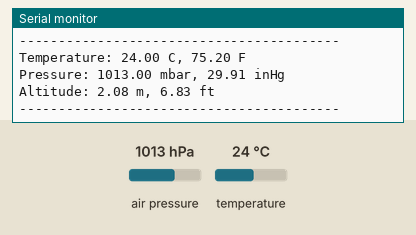
A sketch run on a simulated Arduino Leonardo, built with avr-gcc and run on an emulated ATmega32U4. Shown: the last lines printed to the serial monitor. Wiring (inferred from the names in the program): BMP180 pressure sensor at I2C address 0x77. The inputs (shaded band) are chosen by the test bench; at power-on: air pressure 1013 hPa, temperature 24 °C.

Above: at 6.3 s.
6.4 s: air pressure set to 952 hPa
At 7.2 s:
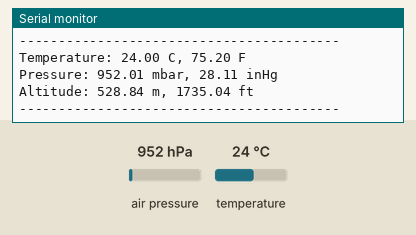
7.9 s: temperature set to 12 °C
9.4 s: air pressure set to 975 hPa
At 9.9 s:
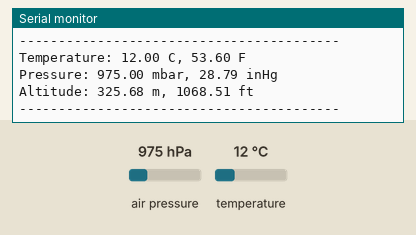
Timing chart, 0 to 12.4 s (numbered marks = the images above; inputs shaded):
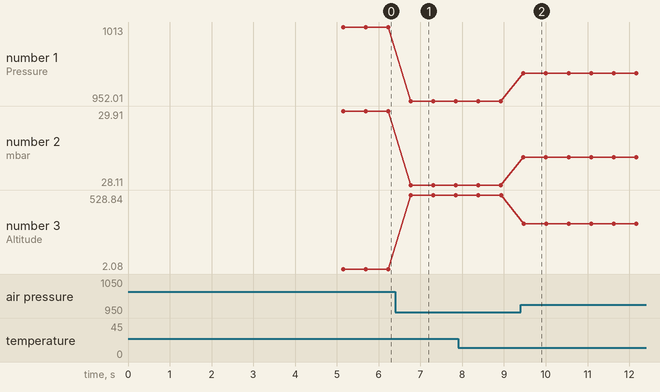

The sketch:

EjemploBMP180.ino
```cpp
/**********************************************************
  Bosch Pressure Sensor BMP085 / BMP180 readout routine
  for the Arduino platform.

  Compiled by Leo Nutz
  www.ALTDuino.de
**********************************************************/

#include <Wire.h>

#define ADDRESS_SENSOR 0x77                 // Sensor address PAGNI9NA 20

int16_t  ac1, ac2, ac3, b1, b2, mb, mc, md; //p´gina 15 Store sensor PROM values from BMP180
uint16_t ac4, ac5, ac6;                     // Store sensor PROM values from BMP180
// Ultra Low Power       OSS = 0, OSD =  5ms //pagina 12
// Standard              OSS = 1, OSD =  8ms
// High                  OSS = 2, OSD = 14ms
// Ultra High Resolution OSS = 3, OSD = 26ms
const uint8_t oss = 3;                      // Set oversampling setting PAGINA 21
const uint8_t osd = 26;                     // with corresponding oversampling delay

float T, P;                                 // Set global variables for temperature and pressure

void setup()
{
  Serial.begin(9600);                       // Set up serial port
  while(!Serial){;}                         // waith until leonardo serial port ready
  delay(5000);
  Wire.begin();                             // Activate I2C

    init_SENSOR();                            // Initialize baro sensor variables ALGORITMO PAGINA 15
  delay(100);
}

void loop()
{
  int32_t b5;

  b5 = temperature();                       // Read and calculate temperature (T)

  Serial.print("Temperature: ");
  Serial.print(T, 2);
  Serial.print(" C, ");
  Serial.print(1.8 * T + 32.0, 2);
  Serial.println(" F");

  P = pressure(b5);                         // Read and calculate pressure (P)

  Serial.print("Pressure: ");
  Serial.print(P, 2);
  Serial.print(" mbar, ");
  Serial.print(P * 0.0295299830714, 2);
  Serial.println(" inHg");

  float alt = (pow(1013.25 / P, 0.190223f) - 1.0f) * 44330.08f;                       // Use static SI standard temperature (15°C)

  Serial.print("Altitude: "); Serial.print(alt); Serial.print(" m, "); Serial.print(alt * 3.28084); Serial.println(" ft");
  Serial.println("-----------------------------------------");

  delay(500);                               // Delay between each readout

}

/**********************************************
  Initialize sensor variables
**********************************************/
void init_SENSOR()
{
  ac1 = read_2_bytes(0xAA);//NINGUNA DE STAS VARIABLES DEBE TENER EL VALOR DE CERO
  ac2 = read_2_bytes(0xAC);
  ac3 = read_2_bytes(0xAE);
  ac4 = read_2_bytes(0xB0);
  ac5 = read_2_bytes(0xB2);
  ac6 = read_2_bytes(0xB4);
  b1  = read_2_bytes(0xB6);
  b2  = read_2_bytes(0xB8);
  mb  = read_2_bytes(0xBA);
  mc  = read_2_bytes(0xBC);
  md  = read_2_bytes(0xBE);

/*
  Serial.println("");
  Serial.println("Sensor calibration data:");
  Serial.print(F("AC1 = ")); Serial.println(ac1);
  Serial.print(F("AC2 = ")); Serial.println(ac2);
  Serial.print(F("AC3 = ")); Serial.println(ac3);
  Serial.print(F("AC4 = ")); Serial.println(ac4);
  Serial.print(F("AC5 = ")); Serial.println(ac5);
  Serial.print(F("AC6 = ")); Serial.println(ac6);
  Serial.print(F("B1 = "));  Serial.println(b1);
  Serial.print(F("B2 = "));  Serial.println(b2);
  Serial.print(F("MB = "));  Serial.println(mb);
  Serial.print(F("MC = "));  Serial.println(mc);
  Serial.print(F("MD = "));  Serial.println(md);
  Serial.println("");
  */

}

/**********************************************
  Calcualte pressure readings
**********************************************/
float pressure(int32_t b5)
{
  int32_t x1, x2, x3, b3, b6, p, UP;
  uint32_t b4, b7;

  UP = read_pressure();                          // Read raw pressure
 // Serial.print(F("UP = ")); Serial.print(UP); Serial.println(F(";"));

  b6 = b5 - 4000;
  x1 = (b2 * (b6 * b6 >> 12)) >> 11;
  x2 = ac2 * b6 >> 11;
  x3 = x1 + x2;
  int32_t b3_tmp = ac1;                          // Improved b3 calculation which also uses less program code.
  b3_tmp = (b3_tmp * 4 + x3) << oss;
  b3     = (b3_tmp + 2) >> 2;
  x1 = ac3 * b6 >> 13;
  x2 = (b1 * (b6 * b6 >> 12)) >> 16;
  x3 = ((x1 + x2) + 2) >> 2;
  b4 = (ac4 * (uint32_t)(x3 + 32768)) >> 15;
  b7 = ((uint32_t)UP - b3) * (50000 >> oss);
  if(b7 < 0x80000000) { p = (b7 << 1) / b4; } else { p = (b7 / b4) << 1; } // or p = b7 < 0x80000000 ? (b7 * 2) / b4 : (b7 / b4) * 2;
  x1 = (p >> 8) * (p >> 8);
  x1 = (x1 * 3038) >> 16;
  x2 = (-7357 * p) >> 16;
  return (p + ((x1 + x2 + 3791) >> 4)) / 100.0f; // Return pressure in mbar
}


/**********************************************
  Read uncompensated temperature
**********************************************/
int32_t temperature()
{
  int32_t x1, x2, b5, UT;

  Wire.beginTransmission(ADDRESS_SENSOR); // Start transmission to device
  Wire.write(0xf4);                       // Sends register address
  Wire.write(0x2e);                       // Write data
  Wire.endTransmission();                 // End transmission
  delay(5);                               // Datasheet suggests 4.5 ms

  UT = read_2_bytes(0xf6);                // Read uncompensated TEMPERATURE value

  // Calculate true temperature
  x1 = (UT - (int32_t)ac6) * (int32_t)ac5 >> 15;
  x2 = ((int32_t)mc << 11) / (x1 + (int32_t)md);
  b5 = x1 + x2;
  T  = (b5 + 8) >> 4;
  T = T / 10.0;                           // Temperature in celsius
  return b5;
}

/**********************************************
  Read uncompensated pressure value
**********************************************/
int32_t read_pressure()
{
  int32_t value;
  Wire.beginTransmission(ADDRESS_SENSOR);   // Start transmission to device
  Wire.write(0xf4);                         // Sends register address to read from
  Wire.write(0x34 + (oss << 6));            // Write data
  Wire.endTransmission();                   // SEd transmission
  delay(osd);                               // Oversampling setting delay
  Wire.beginTransmission(ADDRESS_SENSOR);
  Wire.write(0xf6);                         // Register to read
  Wire.endTransmission();
  Wire.requestFrom(ADDRESS_SENSOR, 3);      // Request three bytes
  if(Wire.available() >= 3)
  {
    value = (((int32_t)Wire.read() << 16) | ((int32_t)Wire.read() << 8) | ((int32_t)Wire.read())) >> (8 - oss);
  }
  return value;                             // Return value
}

/**********************************************
  Read 1 byte from the BMP sensor
**********************************************/
uint8_t read_1_byte(uint8_t code)
{
  uint8_t value;
  Wire.beginTransmission(ADDRESS_SENSOR);         // Start transmission to device
  Wire.write(code);                               // Sends register address to read from
  Wire.endTransmission();                         // End transmission
  Wire.requestFrom(ADDRESS_SENSOR, 1);            // Request data for 1 byte to be read
  if(Wire.available() >= 1)
  {
    value = Wire.read();                          // Get 1 byte of data
  }
  return value;                                   // Return value
}

/**********************************************
  Read 2 bytes from the BMP sensor
**********************************************/
uint16_t read_2_bytes(uint8_t code)
{
  uint16_t value;
  Wire.beginTransmission(ADDRESS_SENSOR);         // Start transmission to device
  Wire.write(code);                               // Sends register address to read from
  Wire.endTransmission();                         // End transmission
  Wire.requestFrom(ADDRESS_SENSOR, 2);            // Request 2 bytes from device
  if(Wire.available() >= 2)
  {
    value = (Wire.read() << 8) | Wire.read();     // Get 2 bytes of data
  }
  return value;                                   // Return value
}
```

Measured:
- after the input at 6.4 s, the serial monitor: prints a new line after 0.37 s (image 1)
- after the input at 9.4 s, the serial monitor: prints a new line after 0.07 s (image 2)
- plotted number 1: 1013 → 952.01 after the input at 6.4 s, 952.01 → 975 after the input at 9.4 s
- plotted number 2: 29.91 → 28.11 after the input at 6.4 s, 28.11 → 28.79 after the input at 9.4 s
- plotted number 3: 2.08 → 528.84 after the input at 6.4 s, 528.84 → 325.68 after the input at 9.4 s
